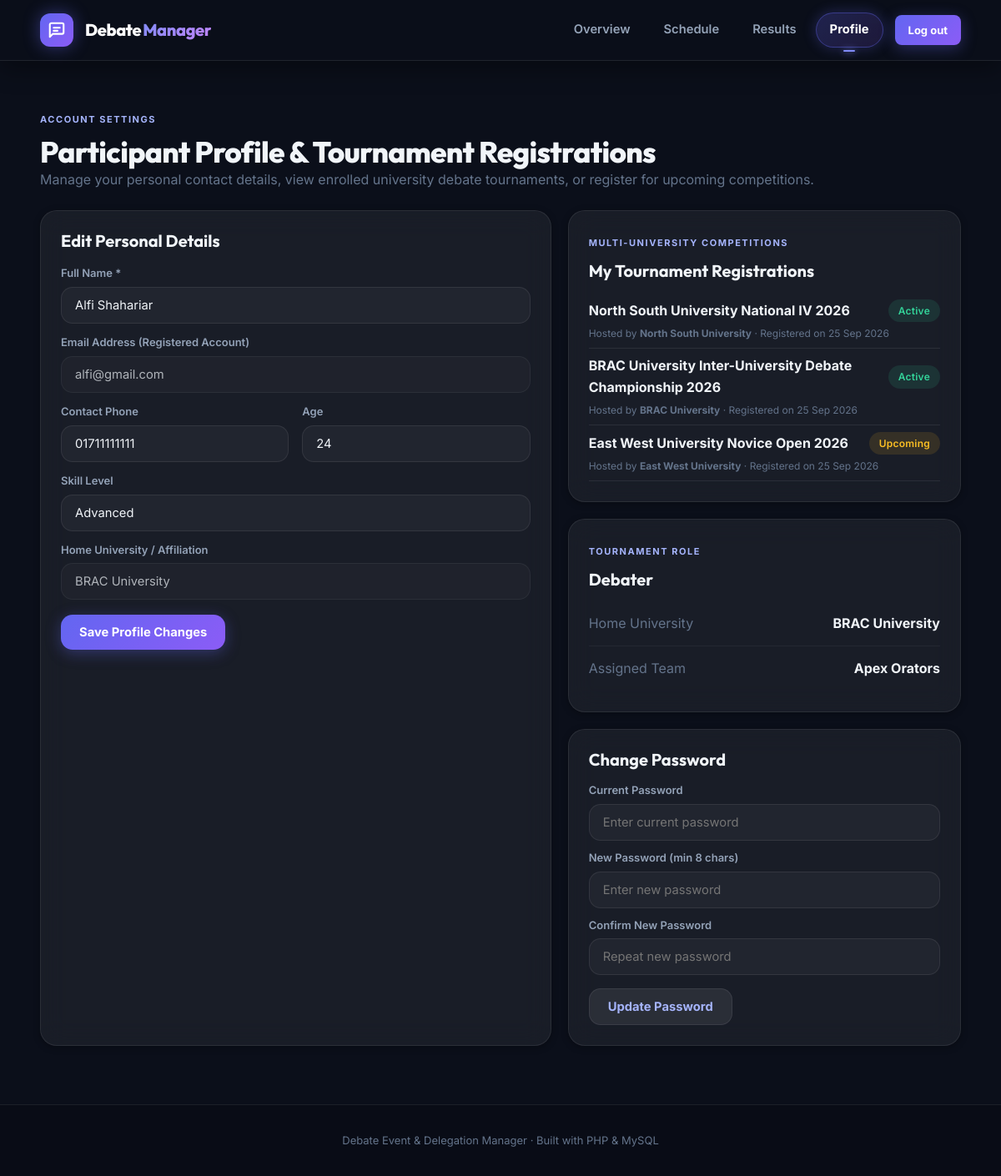
Page /profile.php (signed in) on the committed database.
### tables this page shows
CREATE TABLE participant (
  participant_id INT AUTO_INCREMENT PRIMARY KEY,
  email VARCHAR(160) NOT NULL UNIQUE,
  name VARCHAR(120) NOT NULL,
  phone VARCHAR(40),
  age INT,
  skill_level VARCHAR(50),
  inst_id INT NULL,
  CONSTRAINT fk_participant_inst FOREIGN KEY(inst_id) REFERENCES institution(inst_id) ON DELETE SET NULL
);

CREATE TABLE institution (
  inst_id INT AUTO_INCREMENT PRIMARY KEY,
  name VARCHAR(120) NOT NULL,
  type VARCHAR(80) NOT NULL
);

CREATE TABLE competition_registration (
  registration_id INT AUTO_INCREMENT PRIMARY KEY,
  competition_id INT NOT NULL,
  participant_id INT NOT NULL,
  registered_at TIMESTAMP DEFAULT CURRENT_TIMESTAMP,
  UNIQUE KEY uq_comp_part (competition_id, participant_id),
  CONSTRAINT fk_cr_comp FOREIGN KEY(competition_id) REFERENCES competition(competition_id) ON DELETE CASCADE,
  CONSTRAINT fk_cr_part FOREIGN KEY(participant_id) REFERENCES participant(participant_id) ON DELETE CASCADE
);

CREATE TABLE competition (
  competition_id INT AUTO_INCREMENT PRIMARY KEY,
  name VARCHAR(200) NOT NULL,
  description TEXT NULL,
  host_inst_id INT NOT NULL,
  start_date DATE NULL,
  end_date DATE NULL,
  status ENUM('upcoming','active','completed') NOT NULL DEFAULT 'active',
  created_at TIMESTAMP DEFAULT CURRENT_TIMESTAMP,
  CONSTRAINT fk_comp_institution FOREIGN KEY(host_inst_id) REFERENCES institution(inst_id) ON DELETE RESTRICT
);

CREATE TABLE team (
  team_id INT AUTO_INCREMENT PRIMARY KEY,
  competition_id INT NOT NULL,
  team_name VARCHAR(120) NOT NULL,
  inst_id INT NULL,
  CONSTRAINT fk_team_comp FOREIGN KEY(competition_id) REFERENCES competition(competition_id) ON DELETE CASCADE,
  CONSTRAINT fk_team_inst FOREIGN KEY(inst_id) REFERENCES institution(inst_id) ON DELETE SET NULL,
  UNIQUE KEY uq_comp_team (competition_id, team_name)
);

### config/bootstrap.php (called while the page is built, shortened)
<?php
require_once __DIR__ . '/database.php';
function e(?string $v): string {
    return htmlspecialchars((string)$v, ENT_QUOTES, 'UTF-8');
}
function current_user(): ?array {
    return $_SESSION['user'] ?? null;
}
function q(string $sql, array $params = []): array {
    $s = db()->prepare($sql);
    $s->execute($params);
    return $s->fetchAll();
}
function one(string $sql, array $params = []): ?array {
    $s = db()->prepare($sql);
    $s->execute($params);
    $r = $s->fetch();
    return $r ?: null;
}
function user_competitions(int $participant_id): array {
    return q('SELECT c.*, i.name AS host_name, cr.registered_at
              FROM competition_registration cr
              JOIN competition c ON c.competition_id = cr.competition_id
              JOIN institution i ON i.inst_id = c.host_inst_id
              WHERE cr.participant_id = ?
              ORDER BY c.status = "active" DESC, c.start_date DESC', [$participant_id]);
}

### config/database.php (called while the page is built, shortened)
<?php
function db(): PDO {
    static $pdo = null;
    if ($pdo === null) {
        $dsn = 'mysql:host=' . DB_HOST . ';dbname=' . DB_NAME . ';charset=utf8mb4';
        $pdo = new PDO($dsn, DB_USER, DB_PASS, [
            PDO::ATTR_ERRMODE => PDO::ERRMODE_EXCEPTION,
            PDO::ATTR_DEFAULT_FETCH_MODE => PDO::FETCH_ASSOC,
            PDO::ATTR_EMULATE_PREPARES => false,
        ]);
    }
    return $pdo;
}

### profile.php (the view, shortened to what this page needs)
<?php
require_once 'config/bootstrap.php';
$u     = current_user();
$pid   = (int)$u['participant_id'];
$p = one(
    'SELECT p.*, i.name AS institution_name, i.type AS institution_type,
            d.team_id, t.team_name, d.skill_level AS debater_skill,
            j.judge_experience,
            CASE
                WHEN d.participant_id IS NOT NULL THEN "Debater"
                WHEN j.participant_id IS NOT NULL THEN "Judge"
                ELSE "Participant"
            END AS role_name
     FROM participant p
     LEFT JOIN institution i ON i.inst_id = p.inst_id
     LEFT JOIN debater d ON d.participant_id = p.participant_id
     LEFT JOIN team t ON t.team_id = d.team_id
     LEFT JOIN judge j ON j.participant_id = p.participant_id
     WHERE p.participant_id = ?',
    [$pid]
);
$myComps  = user_competitions($pid);
include 'partials/header.php';
?>
<div class="section-head">
  <div>
    <span class="kicker">Account Settings</span>
    <h1>Participant Profile &amp; Tournament Registrations</h1>
    <p class="muted">Manage your personal contact details, view enrolled university debate tournaments, or register for upcoming competitions.</p>
  </div>
</div>
<div class="two-col">
  <div class="card">
    <h3>Edit Personal Details</h3>
    <form method="post" action="profile.php" style="margin-top: 16px;">
      <div class="form-row">
        <label class="label">Full Name *</label>
        <input type="text" name="name" value="<?= e($p['name']) ?>" required>
      </div>
      <div class="form-row" style="margin-top: 12px;">
        <label class="label">Email Address (Registered Account)</label>
        <input type="email" value="<?= e($p['email']) ?>" disabled style="opacity: 0.7; cursor: not-allowed;">
      </div>
      <div class="form-grid" style="margin-top: 12px;">
        <div class="form-row">
          <label class="label">Contact Phone</label>
          <input type="text" name="phone" value="<?= e($p['phone'] ?? '') ?>" placeholder="017...">
        </div>
        <div class="form-row">
          <label class="label">Age</label>
          <input type="number" name="age" value="<?= e($p['age'] ?? '') ?>" min="10" max="100">
        </div>
      </div>
      <div class="form-row" style="margin-top: 12px;">
        <label class="label">Skill Level</label>
        <input type="text" name="skill_level" value="<?= e($p['skill_level'] ?? '') ?>" placeholder="e.g. Advanced">
      </div>
      <div class="form-row" style="margin-top: 12px;">
        <label class="label">Home University / Affiliation</label>
        <input type="text" value="<?= e($p['institution_name'] ?: 'None specified') ?>" disabled style="opacity: 0.7; cursor: not-allowed;">
      </div>
      <button class="btn" type="submit" style="margin-top: 18px;">Save Profile Changes</button>
    </form>
  </div>
  <div style="display: flex; flex-direction: column; gap: 20px;">
    <div class="card">
      <span class="kicker">Multi-University Competitions</span>
      <h3 style="margin-top: 4px;">My Tournament Registrations</h3>
      <div class="mini-list" style="margin-top: 14px;">
        <?php foreach ($myComps as $mc): ?>
          <div class="mini-item" style="flex-direction: column; align-items: flex-start; gap: 4px; padding: 8px 0; border-bottom: 1px solid var(--glass-border);">
            <div style="display: flex; justify-content: space-between; width: 100%; align-items: center;">
              <strong><?= e($mc['name']) ?></strong>
              <span class="badge <?= $mc['status'] === 'active' ? 'green' : 'yellow' ?>"><?= ucfirst(e($mc['status'])) ?></span>
            </div>
            <span class="muted" style="font-size: 12px;">
              Hosted by <strong><?= e($mc['host_name']) ?></strong> &middot; Registered on <?= date('d M Y', strtotime($mc['registered_at'])) ?>
            </span>
          </div>
        <?php endforeach; ?>
      </div>
    </div>
    <div class="card">
      <span class="kicker">Tournament Role</span>
      <h3 style="margin-top: 4px;"><?= e($p['role_name']) ?></h3>
      <div class="mini-list" style="margin-top: 14px;">
        <div class="mini-item">
          <span class="muted">Home University</span>
          <strong><?= e($p['institution_name'] ?: 'Independent') ?></strong>
        </div>
        <div class="mini-item">
          <span class="muted">Assigned Team</span>
          <strong><?= e($p['team_name'] ?: 'Not on a team') ?></strong>
        </div>
      </div>
    </div>
    <div class="card">
      <h3>Change Password</h3>
      <form method="post" action="profile.php" style="margin-top: 14px;">
        <div class="form-row">
          <label class="label">Current Password</label>
          <input type="password" name="current_password" placeholder="Enter current password" required>
        </div>
        <div class="form-row" style="margin-top: 10px;">
          <label class="label">New Password (min 8 chars)</label>
          <input type="password" name="new_password" minlength="8" placeholder="Enter new password" required>
        </div>
        <div class="form-row" style="margin-top: 10px;">
          <label class="label">Confirm New Password</label>
          <input type="password" name="confirm_password" minlength="8" placeholder="Repeat new password" required>
        </div>
        <button class="btn secondary" type="submit" style="margin-top: 16px;">Update Password</button>
      </form>
    </div>
  </div>
</div>
<?php include 'partials/footer.php'; ?>

### rows in the picture
participant: name "Alfi Shahariar", email "alfi@gmail.com", phone "01711111111", age "24", skill_level "Advanced", inst.name "BRAC University", team.team_name "Apex Orators"
competition_registration: competition.name "North South University National IV 2026", competition.status "Active", institution.name "North South University", registered_at "25 Sep 2026"
competition_registration: competition.name "BRAC University Inter-University Debate Championship 2026", competition.status "Active", institution.name "BRAC University", registered_at "25 Sep 2026"
competition_registration: competition.name "East West University Novice Open 2026", competition.status "Upcoming", institution.name "East West University", registered_at "25 Sep 2026"

### other values in the picture
$p['role_name'] "Debater"
